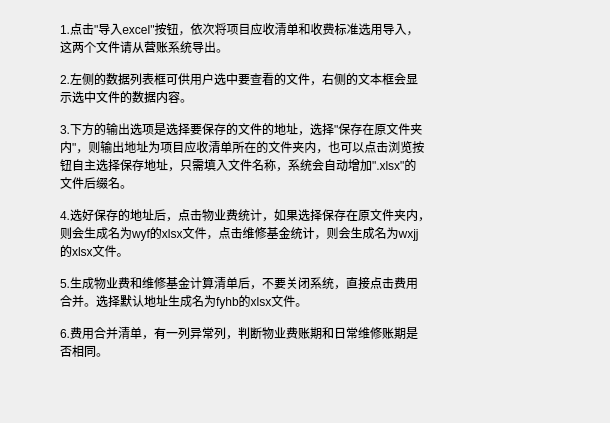
<?xml version="1.0" encoding="UTF-8"?>
<ui version="4.0">
 <class>Form</class>
 <widget class="QWidget" name="Form">
  <property name="geometry">
   <rect>
    <x>0</x>
    <y>0</y>
    <width>610</width>
    <height>423</height>
   </rect>
  </property>
  <property name="windowTitle">
   <string>Form</string>
  </property>
  <widget class="QLabel" name="label">
   <property name="geometry">
    <rect>
     <x>60</x>
     <y>20</y>
     <width>491</width>
     <height>371</height>
    </rect>
   </property>
   <property name="styleSheet">
    <string notr="true">font: 12pt &quot;楷体&quot;;</string>
   </property>
   <property name="text">
    <string>1.点击&quot;导入excel&quot;按钮，依次将项目应收清单和收费标准选用导入，
这两个文件请从营账系统导出。

2.左侧的数据列表框可供用户选中要查看的文件，右侧的文本框会显
示选中文件的数据内容。

3.下方的输出选项是选择要保存的文件的地址，选择&quot;保存在原文件夹
内&quot;，则输出地址为项目应收清单所在的文件夹内，也可以点击浏览按
钮自主选择保存地址，只需填入文件名称，系统会自动增加&quot;.xlsx&quot;的
文件后缀名。

4.选好保存的地址后，点击物业费统计，如果选择保存在原文件夹内，
则会生成名为wyf的xlsx文件，点击维修基金统计，则会生成名为wxjj
的xlsx文件。

5.生成物业费和维修基金计算清单后，不要关闭系统，直接点击费用
合并。选择默认地址生成名为fyhb的xlsx文件。

6.费用合并清单，有一列异常列，判断物业费账期和日常维修账期是
否相同。</string>
   </property>
   <property name="alignment">
    <set>Qt::AlignLeading|Qt::AlignLeft|Qt::AlignTop</set>
   </property>
  </widget>
 </widget>
 <resources/>
 <connections/>
</ui>
